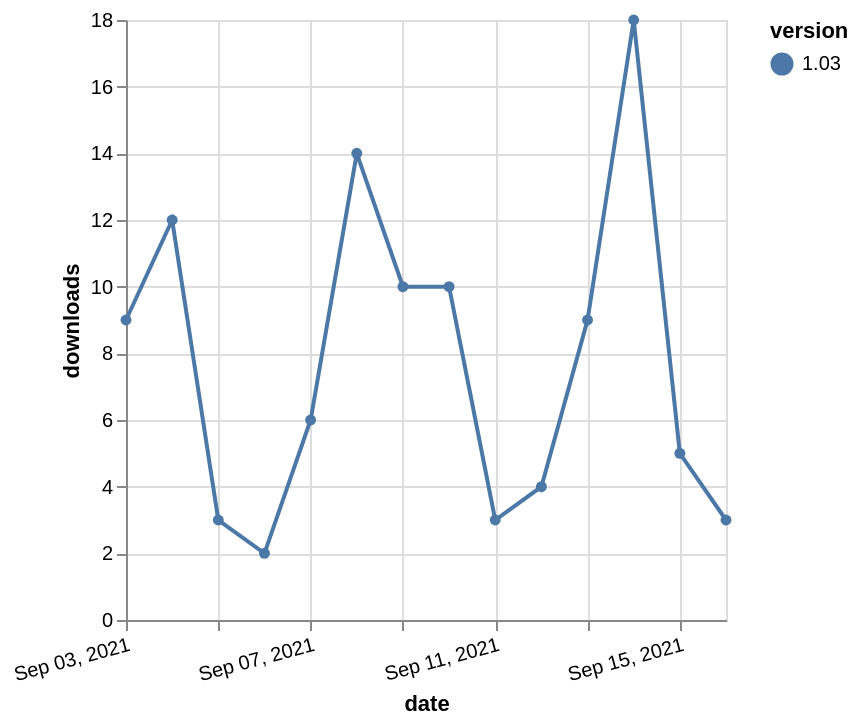

The Vega-Lite source for this figure:
### Vega-Lite specification from a JSON file in a GitHub repository (floating-point values rounded to 4 significant figures)
{"$schema": "https://vega.github.io/schema/vega-lite/v5.json", "description": "A simple bar chart with embedded data.", "data": {"values": [{"date": "2021-09-03", "total": 8460, "delta": 9, "version": "1.03"}, {"date": "2021-09-04", "total": 8472, "delta": 12, "version": "1.03"}, {"date": "2021-09-05", "total": 8475, "delta": 3, "version": "1.03"}, {"date": "2021-09-06", "total": 8477, "delta": 2, "version": "1.03"}, {"date": "2021-09-07", "total": 8483, "delta": 6, "version": "1.03"}, {"date": "2021-09-08", "total": 8497, "delta": 14, "version": "1.03"}, {"date": "2021-09-09", "total": 8507, "delta": 10, "version": "1.03"}, {"date": "2021-09-10", "total": 8517, "delta": 10, "version": "1.03"}, {"date": "2021-09-11", "total": 8520, "delta": 3, "version": "1.03"}, {"date": "2021-09-12", "total": 8524, "delta": 4, "version": "1.03"}, {"date": "2021-09-13", "total": 8533, "delta": 9, "version": "1.03"}, {"date": "2021-09-14", "total": 8551, "delta": 18, "version": "1.03"}, {"date": "2021-09-15", "total": 8556, "delta": 5, "version": "1.03"}, {"date": "2021-09-16", "total": 8559, "delta": 3, "version": "1.03"}]}, "width": "container", "mark": {"type": "line", "point": {"filled": true}}, "encoding": {"x": {"field": "date", "type": "temporal", "timeUnit": "yearmonthdate", "title": "date", "axis": {"labelAngle": -15}}, "y": {"field": "delta", "type": "quantitative", "title": "downloads"}, "color": {"field": "version", "type": "nominal"}, "tooltip": {"field": "delta"}}}
